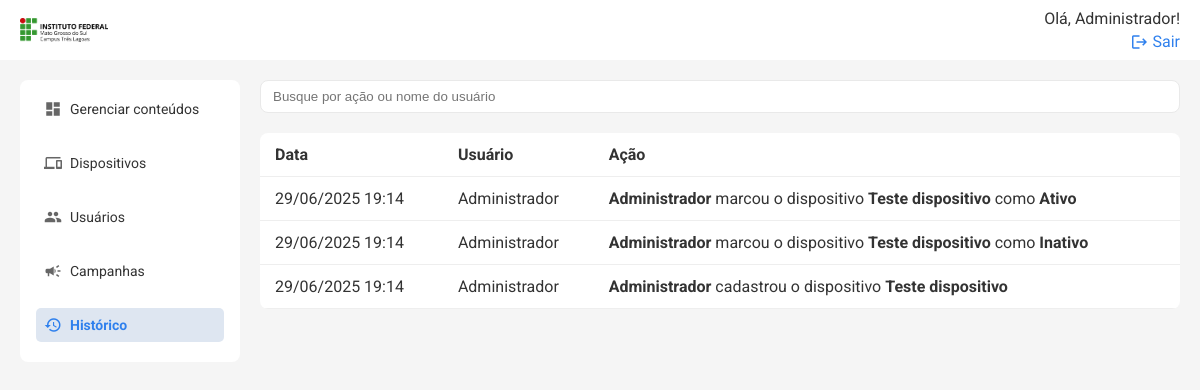
Before: /historico (signed in) with the older database file.
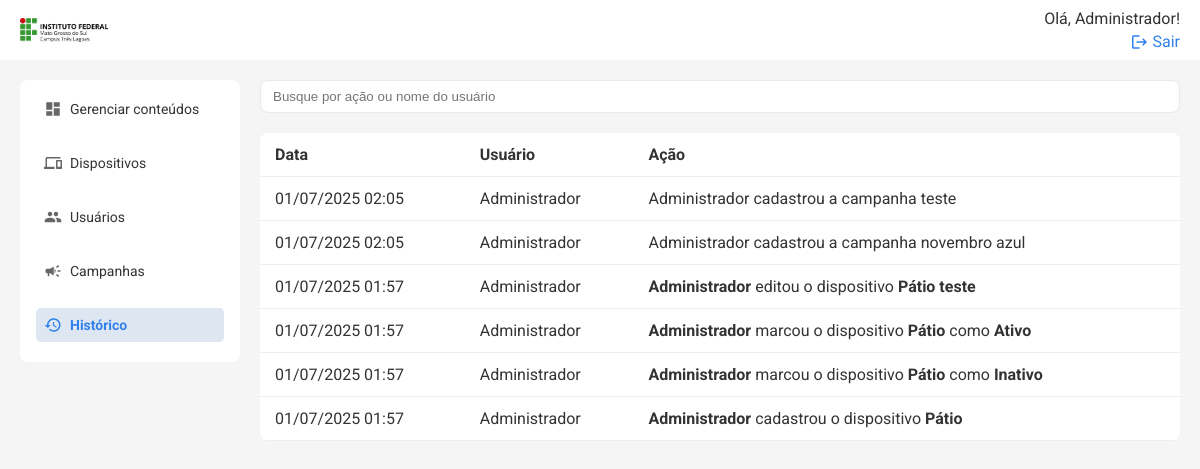
After: the same page with the newer database file.
### models.py (models this page shows, shortened)
class User(db.Model):
    id = db.Column(db.Integer, primary_key=True)
    name = db.Column(db.String(50), nullable=False)
    email = db.Column(db.String(120), nullable=False, unique=True)
    status = db.Column(db.String(10), nullable=False, default='Ativo')
    senha = db.Column(db.String(100), nullable=False)
    logUser = db.relationship('Log', backref=db.backref('user'))
    is_admin = db.Column(db.Boolean, default=False)

class Historico(db.Model):
    id = db.Column(db.Integer, primary_key=True)
    acao = db.Column(db.String(255), nullable=False)
    data = db.Column(db.DateTime, default=datetime.utcnow)
    usuario_id = db.Column(db.Integer, db.ForeignKey('user.id'))
    usuario = db.relationship('User', backref='historicos')

### routes/historico.py (the view)
@historico_bp.route('/historico')
@login_required
def listar_historico():
    registros = Historico.query.order_by(Historico.data.desc()).all()
    return render_template('historico.html', historico=registros)

### templates/historico.html (shortened to what this page needs)
{% extends 'base.html' %} {% block title %}Histórico{% endblock %} {% block
content %}
<div class="search-cta">
    <input
        type="text"
        placeholder="Busque por ação ou nome do usuário"
        class="search"
        id="buscaHistorico"
    />
</div>
<table class="table">
    <thead>
        <tr>
            <th>Data</th>
            <th>Usuário</th>
            <th>Ação</th>
        </tr>
    </thead>
    <tbody id="historicoTableBody">
        {% for item in historico %}
        <tr>
            <td>{{ item.data.strftime('%d/%m/%Y %H:%M') }}</td>
            <td>{{ item.usuario.name if item.usuario else 'Sistema' }}</td>
            <td>{{ item.acao|safe }}</td>
        </tr>
        {% endfor %}
    </tbody>
</table>
{% endblock %}

### templates/base.html (shortened to what this page needs)
<!DOCTYPE html>
<html lang="pt-BR">
    <head>
        <link
            rel="stylesheet"
            href="{{ url_for('static', filename='styles.css') }}"
        />
    </head>
    <body>
        {% include 'topo.html' %}
        <div class="container">
            {% include 'menu.html' %}
            <main class="content">{% block content %}{% endblock %}</main>
        </div>
    </body>
</html>

### templates/topo.html (shortened to what this page needs)
<header class="topbar">
    <a href="{{ url_for('conteudos.listar_conteudos') }}" class="logo-topo">
        <img
            src="{{ url_for('static', filename='images/logo-ifms-tl.png') }}"
            alt="IFMS Logo"
            style="height: 24px; vertical-align: middle; margin-right: 8px"
        />
    </a>
    <div class="profile">
        {% if session['user_name'] %}
        <span>Olá, {{ session['user_name'] }}!</span>
        <a href="{{ url_for('auth.logout') }}">
            <span class="material-icons">logout</span>
            Sair
        </a>
        {% else %}
        <a href="{{ url_for('auth.login_usuario') }}">Entrar</a>
        {% endif %}
    </div>
</header>

### templates/menu.html
<aside class="sidebar">
    <nav>
        <a
            href="{{ url_for('conteudos.listar_conteudos') }}"
            class="{% if request.path == url_for('conteudos.listar_conteudos') %}active{% endif %}"
        >
            <span class="material-icons">dashboard</span>
            Gerenciar conteúdos
        </a>
        <a
            href="{{ url_for('telas.listar_dispositivos') }}"
            class="{% if request.path == url_for('telas.listar_dispositivos') %}active{% endif %}"
        >
            <span class="material-icons">devices</span>
            Dispositivos
        </a>
        {% if session.get('user_id') and session.get('is_admin') %}
        <a
            href="{{ url_for('users.listar_usuarios') }}"
            class="{% if request.path == url_for('users.listar_usuarios') %}active{% endif %}"
        >
            <span class="material-icons">people</span>
            Usuários
        </a>
        {% endif %}
        <a
            href="{{ url_for('campanhas.listar_campanhas') }}"
            class="{% if request.path == url_for('campanhas.listar_campanhas') %}active{% endif %}"
        >
            <span class="material-icons">campaign</span>
            Campanhas
        </a>
        <a
            href="{{ url_for('historico.listar_historico') }}"
            class="{% if request.path == url_for('historico.listar_historico') %}active{% endif %}"
        >
            <span class="material-icons">history</span>
            Histórico
        </a>
    </nav>
</aside>

### static/styles.css (style rules this page uses)
* { box-sizing: border-box; }
body { margin: 0; font-family: 'Roboto', sans-serif; color: #333; background-color: #f5f5f5; }
.container { display: flex; height: 100vh; }
.sidebar { width: 220px; background: #ffffff; font-size: 14px; padding: 12px 16px 0 16px; box-sizing: border-box; margin: 80px 0 0 20px; border-radius: 8px; height: fit-content; }
.sidebar nav a { display: flex; align-items: center; gap: 8px; margin-bottom: 20px; text-decoration: none; color: #333; padding: 8px; border-radius: 5px; transition: background 0.3s; }
.sidebar nav a .material-icons { font-size: 20px; color: #666; }
.sidebar nav a.active .material-icons { color: #2f80ed; }
.sidebar nav a.active { background: #dee6f1; font-weight: bold; color: #2f80ed; }
.content { flex: 1; padding: 20px; overflow-y: auto; margin-top: 60px; box-sizing: border-box; }
.topbar { width: 100%; background: #ffffff; padding-inline: 20px; box-sizing: border-box; display: flex; justify-content: space-between; align-items: center; position: fixed; top: 0; left: 0; height: 60px; z-index: 100; }
.topbar .profile a { text-align: right; font-size: 16px; color: #2f80ed; text-decoration: none; display: flex; align-items: center; gap: 4px; }
.topbar .profile a .material-icons { font-size: 16px; }
.profile { display: flex; flex-direction: column; align-items: flex-end; gap: 4px; }
.search-cta { display: flex; gap: 12px; margin-bottom: 20px; }
.search { padding: 8px 12px; width: 100%; border: 1px solid #e9e9e9; border-radius: 8px; outline: none; }
.table { width: 100%; border-collapse: collapse; background: white; border-radius: 8px; overflow: hidden; }
.table th, .table td { padding: 12px 15px; border-bottom: 1px solid #eee; vertical-align: middle; }
.table th { text-align: left; }
.material-icons { font-size: 18px !important; vertical-align: middle; }

Changed rows visible on the page:
added Historico: data "01/07/2025 02:05", usuario "Administrador", acao "Administrador cadastrou a campanha teste"
added Historico: data "01/07/2025 02:05", usuario "Administrador", acao "Administrador cadastrou a campanha novembro azul"
added Historico: data "01/07/2025 01:57", usuario "Administrador", acao "Administrador editou o dispositivo Pátio teste"
changed Historico: data "29/06/2025 19:14" → "01/07/2025 01:57"; acao "Administrador marcou o dispositivo Teste dispositivo como Ativo" → "Administrador marcou o dispositivo Pátio como Ativo"
changed Historico: data "29/06/2025 19:14" → "01/07/2025 01:57"; acao "Administrador marcou o dispositivo Teste dispositivo como Inativo" → "Administrador marcou o dispositivo Pátio como Inativo"
changed Historico: data "29/06/2025 19:14" → "01/07/2025 01:57"; acao "Administrador cadastrou o dispositivo Teste dispositivo" → "Administrador cadastrou o dispositivo Pátio"
